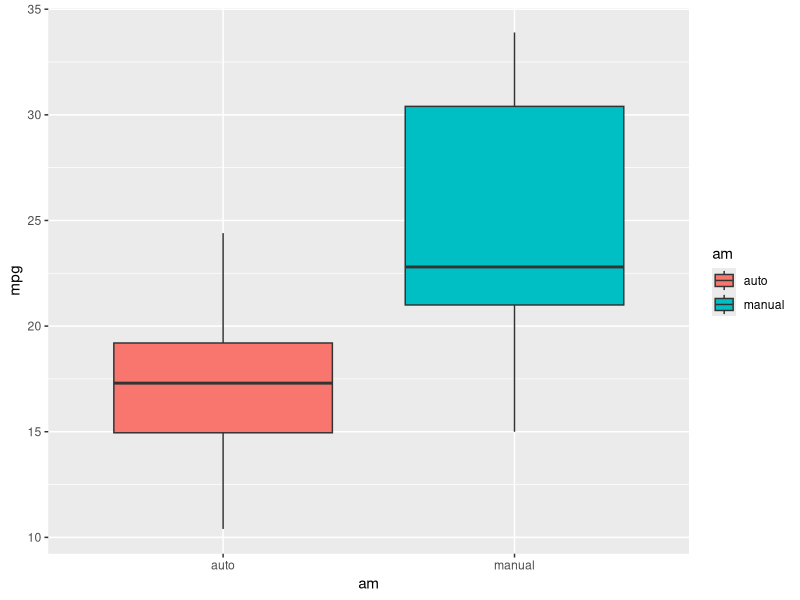
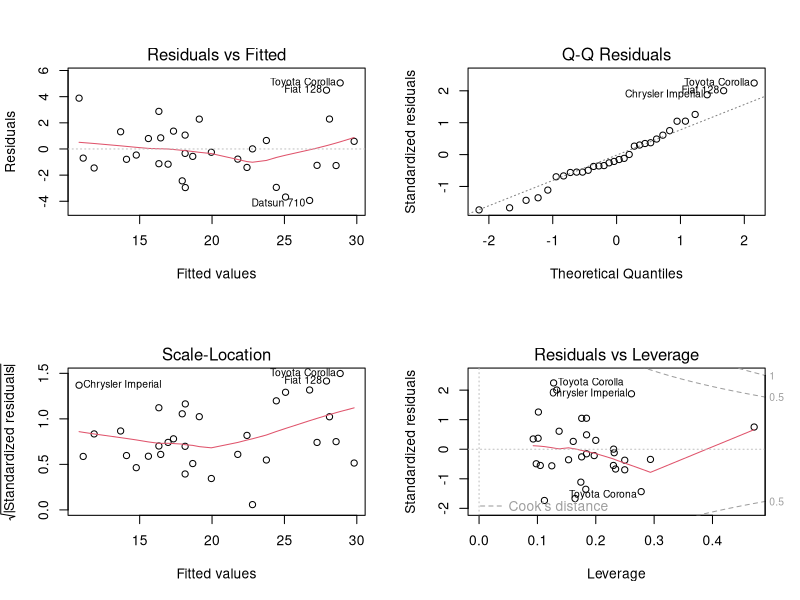
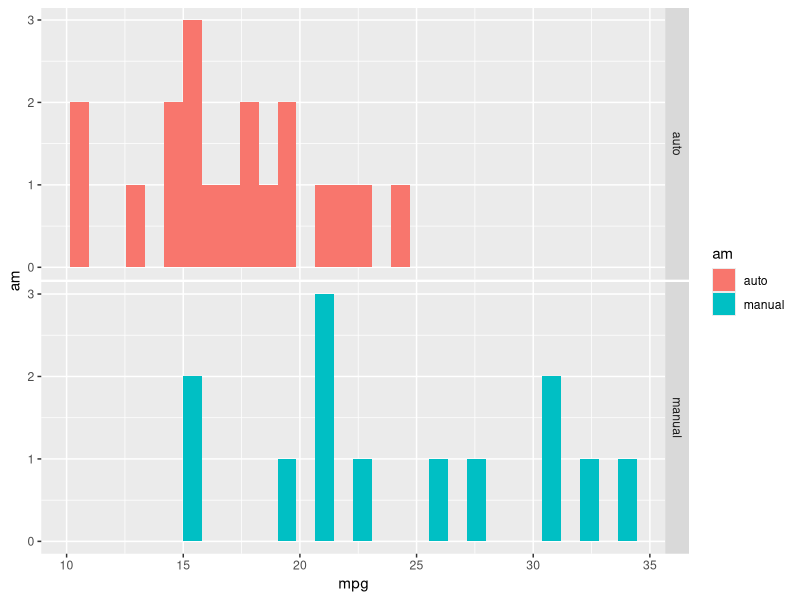

These charts were generated, in order, by the following R code:
## ---- chunk 1
library(GGally)
library(ggplot2)
data(mtcars)
## ---- chunk 2
head(mtcars)
## ---- chunk 3
mtcars$cyl <- as.factor(mtcars$cyl)
mtcars$vs <- as.factor(mtcars$vs)
mtcars$am <- gsub("0", "auto", mtcars$am)
mtcars$am <- gsub("1", "manual", mtcars$am)
mtcars$am <- factor(mtcars$am)
mtcars$gear <- factor(mtcars$gear)
mtcars$carb <- factor(mtcars$carb)
attach(mtcars)
## ---- chunk 4
  g <- ggplot(mtcars,aes(x = am, y = mpg, fill = am)) + geom_boxplot()
  g
      
## ---- chunk 5
testResults <- t.test(mpg ~ am)
testResults
## ---- chunk 6
testResults$estimate[2]-testResults$estimate[1]
## ---- chunk 7
fullModelFit <- lm(mpg ~ ., data = mtcars)
summary(fullModelFit) 
## ---- chunk 8
step_model <- step(fullModelFit, direction = "backward", trace = FALSE)
summary(step_model)
## ---- chunk 9
par(mfrow = c(2, 2))
plot(step_model)
## ---- chunk 10
data(mtcars)
mtcars$am <- factor(mtcars$am)
ggpairs(mtcars, mapping = aes(colour = am))[9,1]
